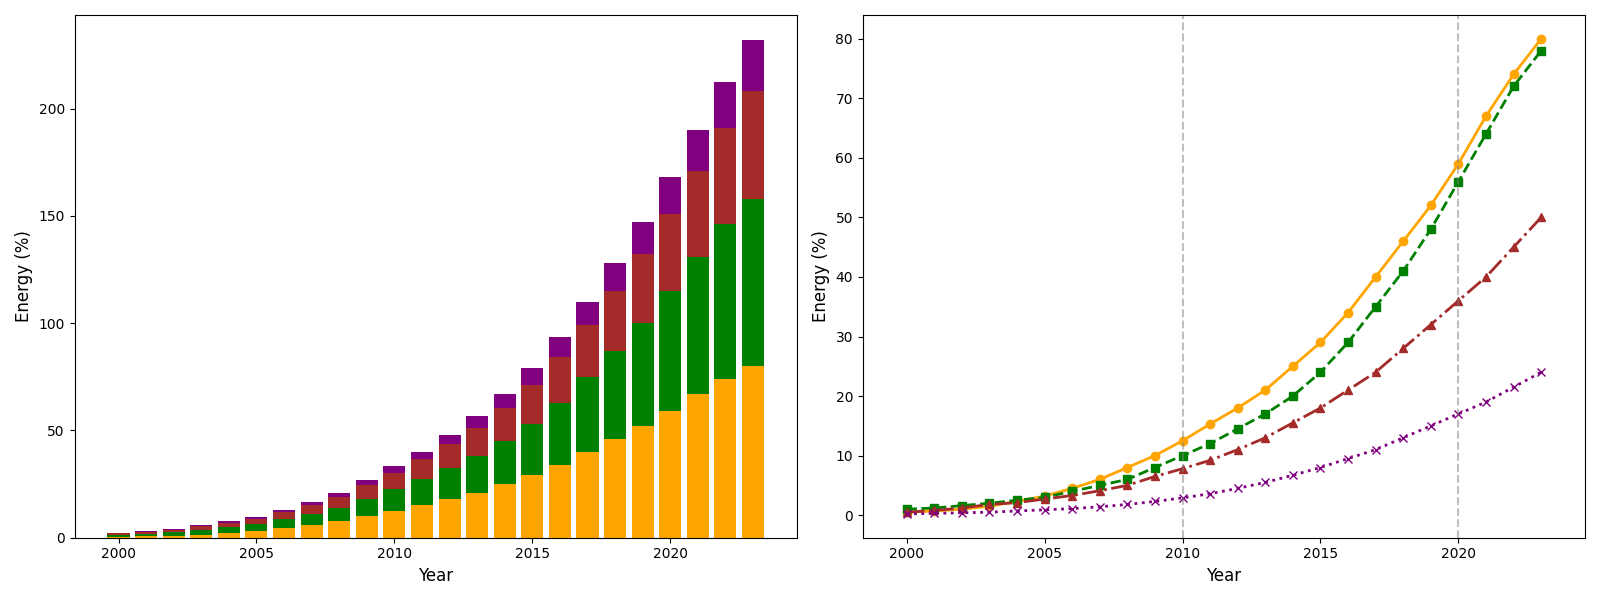

Recreate this plot in Python.
import matplotlib.pyplot as plt
import numpy as np

years = np.arange(2000, 2024)
solar_energy_percentage = [
    0.5, 0.7, 1.0, 1.5, 2.3, 3.2, 4.5, 6.0, 8.0, 10.0, 
    12.5, 15.3, 18.0, 21.0, 25.0, 29.0, 34.0, 40.0, 46.0, 52.0, 
    59.0, 67.0, 74.0, 80.0
]
wind_energy_percentage = [
    1.0, 1.2, 1.6, 2.0, 2.5, 3.0, 4.0, 5.0, 6.0, 8.0, 
    10.0, 12.0, 14.5, 17.0, 20.0, 24.0, 29.0, 35.0, 41.0, 48.0, 
    56.0, 64.0, 72.0, 78.0
]
biomass_energy_percentage = [
    0.5, 0.8, 1.2, 1.8, 2.1, 2.7, 3.3, 4.1, 5.0, 6.5, 
    7.8, 9.2, 11.0, 13.0, 15.5, 18.0, 21.0, 24.0, 28.0, 32.0, 
    36.0, 40.0, 45.0, 50.0
]
geothermal_energy_percentage = [
    0.2, 0.3, 0.4, 0.5, 0.7, 0.9, 1.1, 1.4, 1.8, 2.3, 
    2.9, 3.6, 4.5, 5.5, 6.7, 8.0, 9.5, 11.0, 13.0, 15.0, 
    17.0, 19.0, 21.5, 24.0
]

fig, axs = plt.subplots(1, 2, figsize=(16, 6), sharex=True)

axs[0].bar(years, solar_energy_percentage, color='orange')
axs[0].bar(years, wind_energy_percentage, bottom=solar_energy_percentage, color='green')
combined_solar_wind = np.array(solar_energy_percentage) + np.array(wind_energy_percentage)
axs[0].bar(years, biomass_energy_percentage, bottom=combined_solar_wind, color='brown')
combined_solar_wind_biomass = combined_solar_wind + np.array(biomass_energy_percentage)
axs[0].bar(years, geothermal_energy_percentage, bottom=combined_solar_wind_biomass, color='purple')
axs[0].set_xlabel('Year', fontsize=12)
axs[0].set_ylabel('Energy (%)', fontsize=12)

axs[1].plot(years, solar_energy_percentage, color='orange', marker='o', linestyle='-', linewidth=2)
axs[1].plot(years, wind_energy_percentage, color='green', marker='s', linestyle='--', linewidth=2)
axs[1].plot(years, biomass_energy_percentage, color='brown', marker='^', linestyle='-.', linewidth=2)
axs[1].plot(years, geothermal_energy_percentage, color='purple', marker='x', linestyle=':', linewidth=2)
axs[1].set_xlabel('Year', fontsize=12)
axs[1].set_ylabel('Energy (%)', fontsize=12)

axs[1].axvline(2010, color='grey', linestyle='--', alpha=0.5)
axs[1].axvline(2020, color='grey', linestyle='--', alpha=0.5)

plt.tight_layout()
plt.show()
